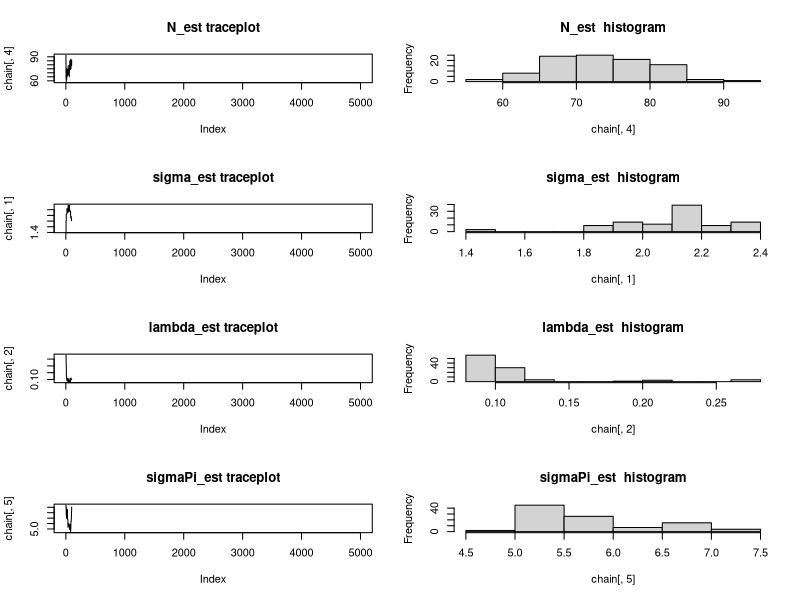
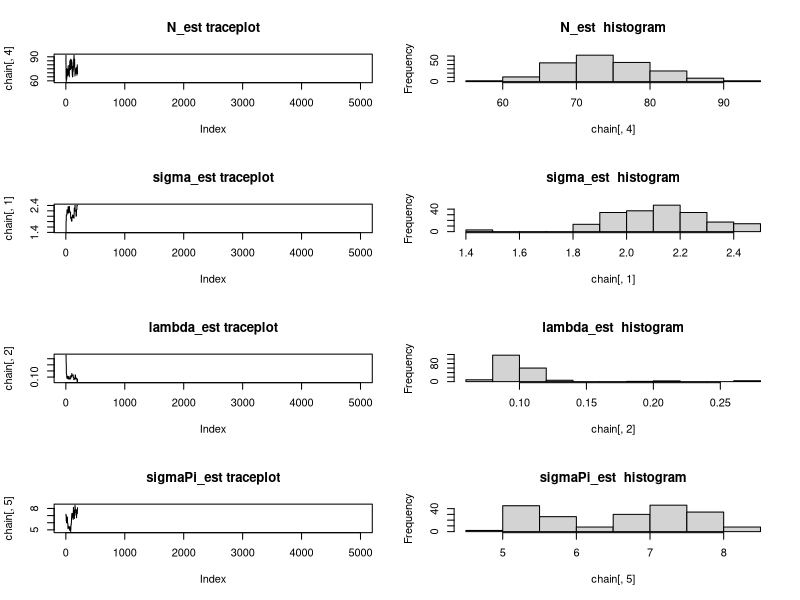
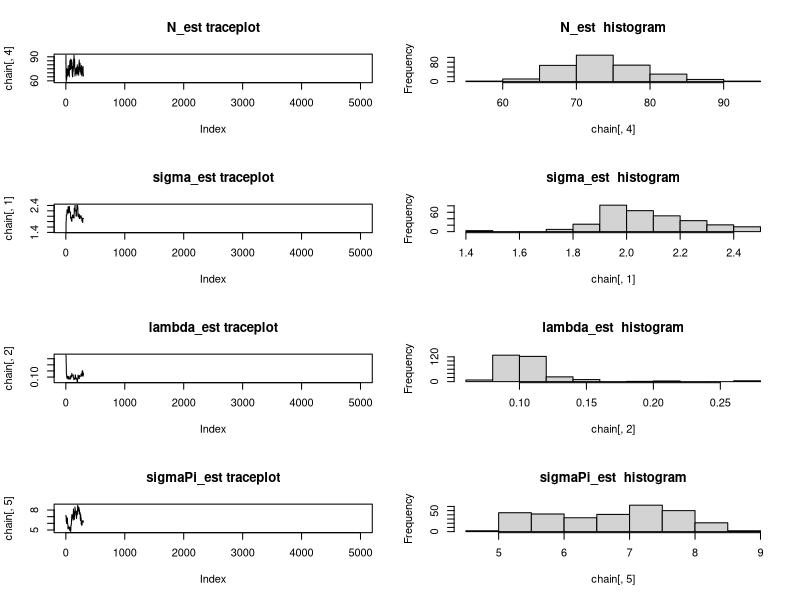
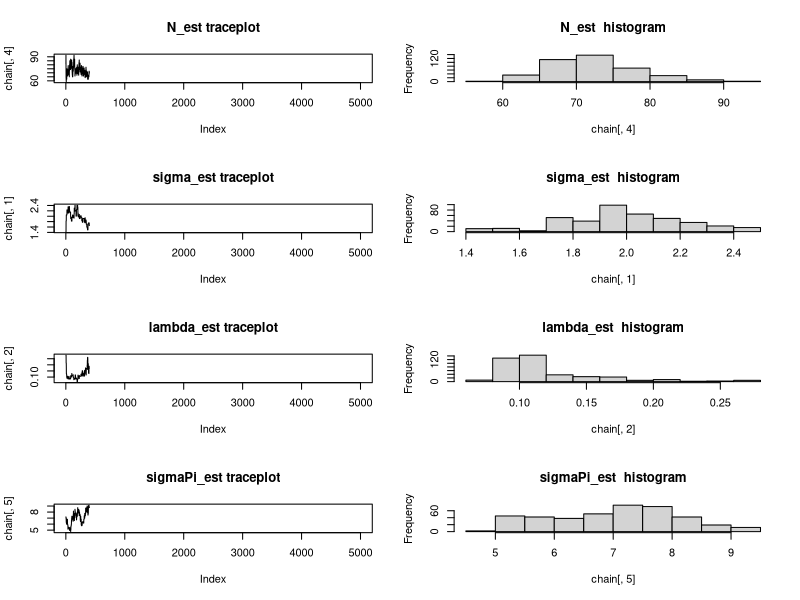
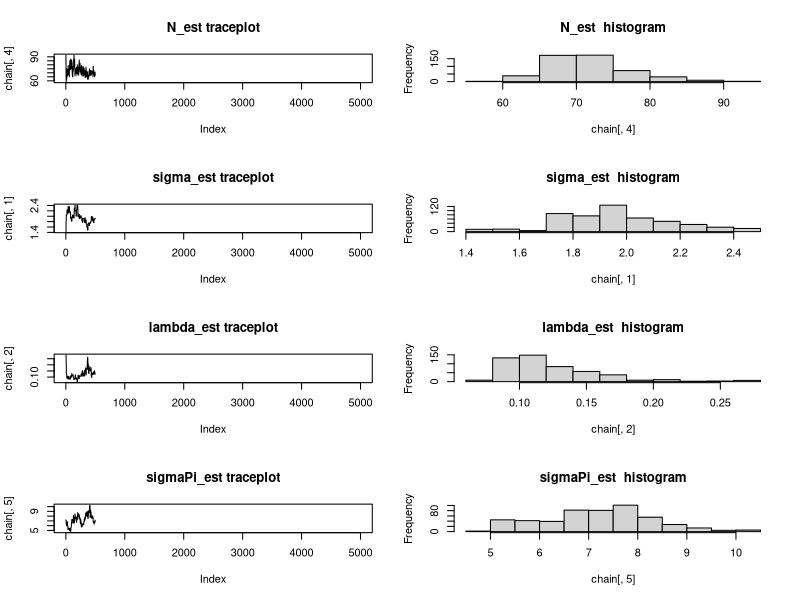
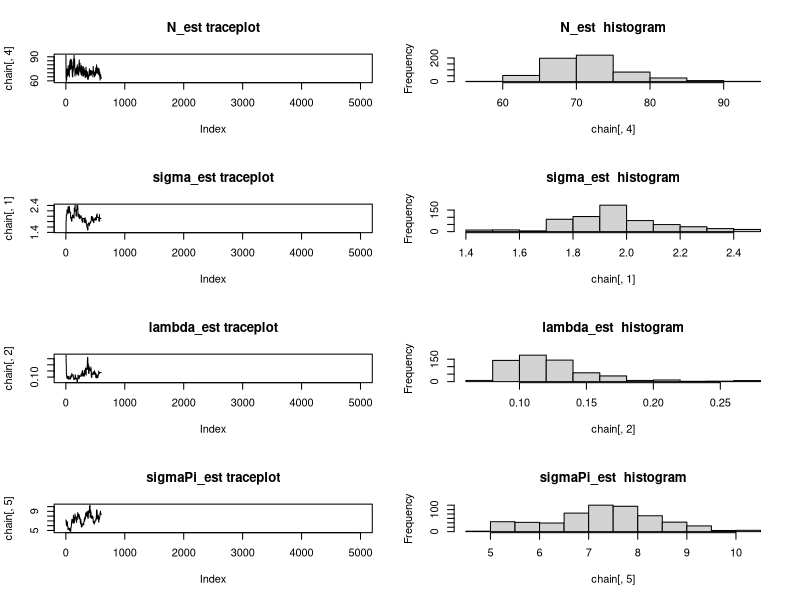
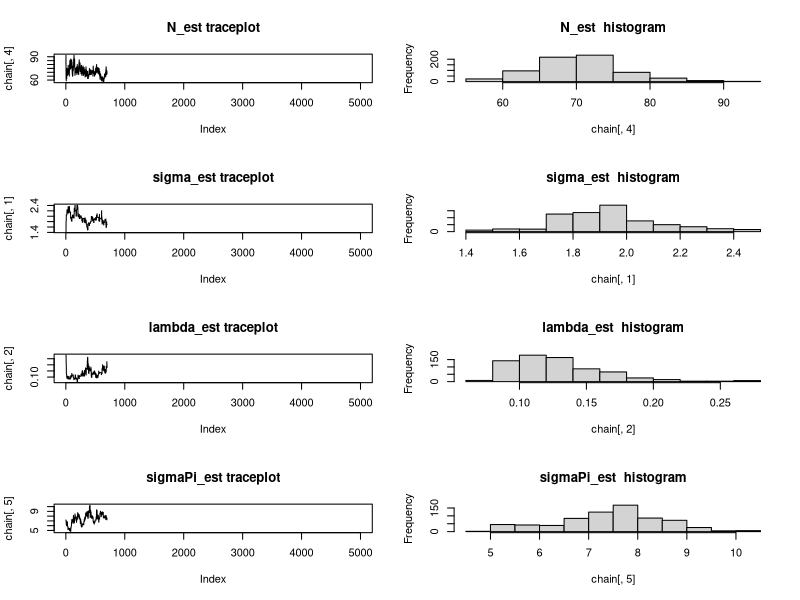
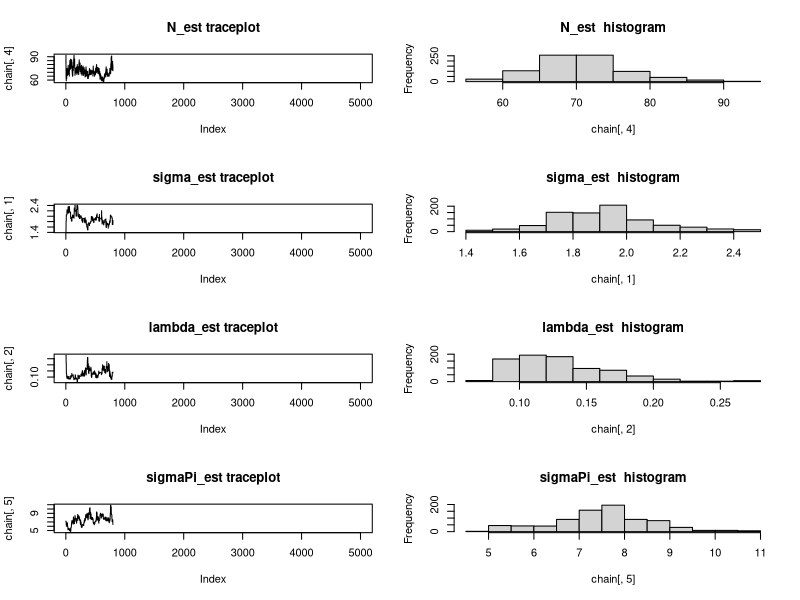

Source code (R) for these figures, in order: (Note: a time limit stopped this script after it produced the figures.)
#=====================
# User input
#=====================

#capture history
ch <- data.frame(
  ANIMAL_ID=c(1,2,3,4,5,6,7,7,8,9,10,11,12,13,14,5,15,7,16,2,17,18,5,16,14,19,20,21,22,2,14,4,3,23,21,11,24,25,26,27,28,29,16,18,30,24,1,26,31,32,33,34,3,2,10,2,35,33,36,37,28,35,23,31,3,4,34,14,38,6,39,11,40,41,42,43,44,45,46,17,25,14,14,47,48,23,49,50,35,51,52),
  LOC_ID=c(12,26,29,29,30,50,54,55,58,59,74,78,78,84,15,39,49,53,56,74,76,77,37,43,44,44,53,56,62,64,25,29,30,45,64,78,79,17,25,29,35,54,56,67,69,70,12,12,13,17,18,27,30,64,64,65,82,19,43,46,54,82,5,12,19,19,26,26,27,48,53,78,87,33,48,54,58,68,69,76,8,15,25,33,44,44,48,48,82,88,99),
  DAY=c(1,1,1,1,1,1,1,1,1,1,1,1,1,1,2,2,2,2,2,2,2,2,3,3,3,3,3,3,3,3,4,4,4,4,4,4,4,5,5,5,5,5,5,5,5,5,6,6,6,6,6,6,6,6,6,6,6,7,7,7,7,7,8,8,8,8,8,8,8,8,8,8,8,9,9,9,9,9,9,9,10,10,10,10,10,10,10,10,10,10,10)
)

#trap coordinates
traps <- data.frame(
  x=c(0,4.44,8.89,13.33,17.78,22.22,26.67,31.11,35.56,40,0,4.44,8.89,13.33,17.78,22.22,26.67,31.11,35.56,40,0,4.44,8.89,13.33,17.78,22.22,26.67,31.11,35.56,40,0,4.44,8.89,13.33,17.78,22.22,26.67,31.11,35.56,40,0,4.44,8.89,13.33,17.78,22.22,26.67,31.11,35.56,40,0,4.44,8.89,13.33,17.78,22.22,26.67,31.11,35.56,40,0,4.44,8.89,13.33,17.78,22.22,26.67,31.11,35.56,40,0,4.44,8.89,13.33,17.78,22.22,26.67,31.11,35.56,40,0,4.44,8.89,13.33,17.78,22.22,26.67,31.11,35.56,40,0,4.44,8.89,13.33,17.78,22.22,26.67,31.11,35.56,40),
  y=c(0,0,0,0,0,0,0,0,0,0,4.44,4.44,4.44,4.44,4.44,4.44,4.44,4.44,4.44,4.44,8.89,8.89,8.89,8.89,8.89,8.89,8.89,8.89,8.89,8.89,13.33,13.33,13.33,13.33,13.33,13.33,13.33,13.33,13.33,13.33,17.78,17.78,17.78,17.78,17.78,17.78,17.78,17.78,17.78,17.78,22.22,22.22,22.22,22.22,22.22,22.22,22.22,22.22,22.22,22.22,26.67,26.67,26.67,26.67,26.67,26.67,26.67,26.67,26.67,26.67,31.11,31.11,31.11,31.11,31.11,31.11,31.11,31.11,31.11,31.11,35.56,35.56,35.56,35.56,35.56,35.56,35.56,35.56,35.56,35.56,40,40,40,40,40,40,40,40,40,40) 
)

#number of trapping occasions (days)
nDays <- 10

#buffer zone around trapping area
#(in terms of percentage of trapping area)
bufferZonePercent <- 0.10

#------------------------
# MCMC parameters
#------------------------
chainLength <- 5000
burnin <- 3000

#data augmentation upperbound
M <- 120

#parameter scale values for MCMC
sigma_scale <- .5
lam_scale <- 0.05
sigma_pi_scale <- 1
psi_alpha_scale <- .1
h_scale <- 1

#parameter inits for MCMC
sigma <- runif(1,1,5)
lam <- runif(1,.05,.3)
psi <- runif(1,.2, 0.8)
sigma_pi <- runif(1,sigma,10)
psi_alpha <- runif(1,0.5,.9)


#==================
# define functions
#==================

#categorical sampler
rcat <- function(n,p){
  return(sample(1:length(p),size=n,replace=TRUE,prob=p))
}

#distance function
distance <- function(x1,y1,x2,y2){
  return(sqrt((x1-x2)^2+(y1-y2)^2))
}

#gets index for given tiger id, trap and day
getIndex <- function(id,trap,day){
  return((id-1)*nTraps*nDays+(trap-1)*nDays+day)
}

#========================
# prepare data for MCMC
#========================

#number of individuals captures
n <- length(unique(ch$ANIMAL_ID))

#number of traps
nTraps <- nrow(traps)

#add trap coordinates
ch$X_COORD <- traps$x[ch$LOC_ID]
ch$Y_COORD <- traps$y[ch$LOC_ID]

#change the captured animal's IDs to 1:n
ch$ANIMAL_ID <- match(ch$ANIMAL_ID,unique(ch$ANIMAL_ID))
observed_IDs <- 1:n
unobserved_IDs <- (n+1):M

#minimum rectangle area containing traps
areaWidth <- max(traps$x)-min(traps$x)
areaHeight <- max(traps$y)-min(traps$y)

#assign trap location ID's
traps$LOC_ID <- 1:nrow(traps)

#width and height of buffer zone around trapping area
bufferWidth <- areaWidth*bufferZonePercent
bufferHeight <- areaHeight*bufferZonePercent

#borders of the trapping area (including buffer zone)
leftBorder <- min(traps$x) - bufferWidth
rightBorder <- leftBorder + areaWidth + bufferWidth
bottomBorder <- min(traps$y) - bufferHeight
topBorder <- bottomBorder + areaHeight + bufferHeight

#format data for MCMC for all 'M' tigers
trapCaps <- data.frame(ANIMAL_ID=rep(1:M,each=nDays*nTraps),
                       LOC_ID=rep(rep(1:nTraps,each=nDays),times=M),
                       DAY=rep(1:nDays,times=nTraps*M),
                       cap=rep(0,nTraps*M*nDays))

#fill caps column
for(i in 1:nrow(ch)){
  id.i <- ch$ANIMAL_ID[i]
  trap.i <- ch$LOC_ID[i]
  day.i <- ch$DAY[i]
  trapCaps$cap[getIndex(id.i,trap.i,day.i)] <- 1
}

#observation vectors
y <- trapCaps$cap
y.n <- trapCaps$cap[which(trapCaps$ANIMAL_ID<=n)]




#=============
# MCMC
#=============

#lowerbound and upperbounds for sigma_pi
minCutoff <- 1e-300
sigma_pi_min <- sqrt(min(areaWidth,areaHeight)^2/(2*log(1/minCutoff)))
sigma_pi_max <- sqrt((areaWidth)^2+(areaHeight)^2)

#unknown individual's home range centers inits
unobs_hx_inits <- runif(M-n,leftBorder,rightBorder)
unobs_hy_inits <- runif(M-n,bottomBorder,topBorder)

#observed individual's home range centers inits
obs_hx_est <- rep(NA,n)
obs_hy_est <- rep(NA,n)
for(i in observed_IDs){
  tigerCaps.i <- ch[which(ch$ANIMAL_ID==i),]
  obs_hx_est[i] <- mean(traps$x[tigerCaps.i$LOC_ID])
  obs_hy_est[i] <- mean(traps$y[tigerCaps.i$LOC_ID])
}
obs_hx_inits <- obs_hx_est
obs_hy_inits <- obs_hy_est

#all M individual's home range centers inits and home range center distance init
hx <- c(obs_hx_inits,unobs_hx_inits)
hy <- c(obs_hy_inits,unobs_hy_inits)
H_dist2 <- as.matrix(dist(data.frame(hx,hy),upper=T,diag=T))^2

#w inits
w <- c(rep(1,n),rbinom(M-n, 1, psi*(1-(n/M))))


#pi matrix init
Pi_num <- exp(-H_dist2/(2*sigma_pi^2))
diag(Pi_num) <- 0
Pi_num_w <- t(t(Pi_num)*w)
Pi <- Pi_num_w/rowSums(Pi_num_w)

#attraction inits
Attraction <- matrix(NA,nrow=n,ncol=nDays)
for(i in 1:n){
  Attraction[i,] <- rcat(nDays,Pi[i,])
}

#alpha matrix init
Alpha <- matrix(rbinom(n*nDays,1,psi_alpha),nrow=n,ncol=nDays)

#initialize lla (log-like for attractions)
llaRowIndex <- rep(c(1:nrow(Attraction)),each=nDays)
lla <- 0
for(i in 1:n){
  for(t in 1:nDays){
    if(Alpha[i,t]==0){
      lla <- lla + log(Pi[i,Attraction[i,t]])
    }
  }
}

#occasion level activity center for observed tigers inits
S <- matrix(NA,nrow=n,ncol=nDays)
for(i in 1:n){
  S[i,] <- Alpha[i,]*i + (1-Alpha[i,])*Attraction[i,]
}

#squared distance between traps and home range centers
unobservedS <- matrix(rep((n+1):M,each=nDays),nrow=M-n,byrow=T)
dist2 <- (rep(hx[as.vector(t(rbind(S,unobservedS)))],
              each=nTraps)-traps$x[trapCaps$LOC_ID])^2+
         (rep(hy[as.vector(t(rbind(S,unobservedS)))],
              each=nTraps)-traps$y[trapCaps$LOC_ID])^2

#capture probabilty
mu <- 1-exp(-lam*exp(-dist2/(2*sigma^2)))
mu[mu < 1e-30] <- 1e-30

#indexes which w={1,0}
w1Index <- which(trapCaps$ANIMAL_ID%in%which(w==1))
w0Index <- which(trapCaps$ANIMAL_ID%in%which(w==0))

#log-like for observations
lly.vec <- dbinom(y, 1, mu*rep(w,each=nTraps*nDays), log = TRUE)
lly <- sum(lly.vec)

#indexes for individuals and days
#used to call subsets of lly and y
#quicker than calculating during the MCMC
index.i.mat <- matrix(NA,nrow=M,ncol=nDays*nTraps)
index.it.list <- replicate(M, matrix(NA,nrow=nDays,ncol=nTraps), simplify=F)
y.list <- replicate(M, matrix(NA,nrow=nDays,ncol=nTraps), simplify=F)
for(i in 1:M){
  index.i.mat[i,] <- which(trapCaps$ANIMAL_ID==i)
  for(t in 1:nDays){
    index.it.list[[i]][t,] <- getIndex(i,1:nTraps,t)
    y.list[[i]][t,] <- y[getIndex(i,1:nTraps,t)]
  }
}


#====================
# Run MCMC
#====================
chain <- matrix(nrow = chainLength, ncol = 6)
colnames(chain) <- c("sigma", "lam", "psi", "N",'sigma_pi','psi_alpha')
chain[1,] <- c(sigma,lam,psi,sum(w),sigma_pi,psi_alpha)
startTime <- proc.time()
for (iter in 2:chainLength) {
  if (iter%%100 == 0) {
    print(paste0('iteration=',iter,
                 ' elapsed_time=',(proc.time()-startTime)[3],
                 ' N=',sum(w),
                 ' sigma=',round(sigma,2),
                 ' lam=',round(lam,3),
                 ' sigma_pi=',round(sigma_pi,2),
                 ' psi_alpha=',round(psi_alpha,2)))
      par(mfrow=c(4,2))
      plot(chain[,4],type='l',main='N_est traceplot')
      hist(chain[,4],main='N_est  histogram')
      plot(chain[,1],type='l',main='sigma_est traceplot')
      hist(chain[,1],main='sigma_est  histogram')
      plot(chain[,2],type='l',main='lambda_est traceplot')
      hist(chain[,2],main='lambda_est  histogram')
      plot(chain[,5],type='l',main='sigmaPi_est traceplot')
      hist(chain[,5],main='sigmaPi_est  histogram')
      par(mfrow=c(1,1))
  }
  
  #-----------------
  # sigma
  #-----------------
  sigma_prop <- rnorm(1, sigma, sigma_scale)
  if (sigma_prop > 0) {

    #proposal mu
    mu.w1_prop <- 1-exp(-lam*exp(-dist2[w1Index]/(2*sigma_prop^2)))
    
    #log-like's for data (y)
    lly.vec_prop <- dbinom(y[w1Index],1,mu.w1_prop, log = TRUE)
    lly_prop <- sum(lly.vec_prop)
    
    #M-H step
    if (runif(1) < exp(lly_prop - lly)) {
      mu[w1Index] <- mu.w1_prop
      lly.vec[w1Index] <- lly.vec_prop
      lly <- lly_prop
      sigma <- sigma_prop
    }
  }

  #----------------------
  # lambda
  #----------------------
  lam_prop <- rnorm(1, lam, lam_scale)
  if (lam_prop > 0) {
    
    #proposal mu
    mu.w1_prop <- 1-exp(-lam_prop*exp(-dist2[w1Index]/(2*sigma^2)))
    
    #log-like's for the data (y)
    lly.vec_prop <- dbinom(y[w1Index],1,mu.w1_prop,log=T)
    lly_prop <- sum(lly.vec_prop)
    
    #M-H step
    if (runif(1) < exp(lly_prop - lly)) {
      mu[w1Index] <- mu.w1_prop
      lly.vec[w1Index] <- lly.vec_prop
      lly <- lly_prop
      lam <- lam_prop
    }
  }
  
  #-----------
  # sigma_pi
  #-----------
  sigma_pi_prop <- rnorm(1, sigma_pi, sigma_pi_scale)
  if (sigma_pi_prop>sigma_pi_min & sigma_pi_prop<sigma_pi_max) {
    
    #proposal pi matrix
    Pi_num_prop <- exp(-H_dist2/(2*sigma_pi_prop^2))
    diag(Pi_num_prop) <- 0
    Pi_num_w_prop <- t(t(Pi_num_prop)*w)
    Pi_prop <- Pi_num_w_prop/rowSums(Pi_num_w_prop)
    
    #log-like's for attractions
    lla_prop <- 0
    for(i in 1:n){
      for(t in 1:nDays){
        if(Alpha[i,t]==0){
          lla_prop <- lla_prop + log(Pi_prop[i,Attraction[i,t]])
        }
      }
    }

    #M-H step
    if (runif(1) < exp(lla_prop-lla)) {
      sigma_pi <- sigma_pi_prop
      Pi_num <- Pi_num_prop
      Pi_num_w <- Pi_num_w_prop 
      Pi <- Pi_prop
      lla <- lla_prop
    }
  }
  
  #---------------------------
  # unobserved w's
  #---------------------------
  for (i in (n+1):M) {
    w_prop.i <- ifelse(w[i] == 0, 1, 0)
    
    #log-like's for w_i's prior
    llPrior <- dbinom(w[i], 1, psi, log = TRUE)
    llPrior_prop <- dbinom(w_prop.i, 1, psi, log = TRUE)
    
    #proposed pi matrix
    w_prop <- w #vector of w's including proposed w_i 
    w_prop[i] <- w_prop.i
    Pi_num_w_prop <- Pi_num_w
    Pi_num_w_prop[,i] <- Pi_num[,i]*w_prop.i
    Pi_prop <- Pi_num_w_prop/rowSums(Pi_num_w_prop)
    
    #log-like's for attractions
    lla_prop <- 0
    for(j in 1:n){
      for(t in 1:nDays){
        if(Alpha[j,t]==0){
          lla_prop <- lla_prop + log(Pi_prop[j,Attraction[j,t]])
        }
      }
    }
    
    #indexes for i^th individual
    index.i <- index.i.mat[i,]
    
    #log-like's for data (y)
    if(w_prop.i==1){
      mu.i_prop <- 1-exp(-lam*exp(-dist2[index.i]/(2*sigma^2)))
    }else{
      #if w=0 don't calculate mu
      mu.i_prop <- 0
    }
    #observation log-like for i^th individual
    lly.i.vec_prop <- log(1-mu.i_prop)
    lly.i_prop <- sum(lly.i.vec_prop)
    lly.i <- sum(lly.vec[index.i])

    #M-H step
    if (runif(1) < exp((lly.i_prop + llPrior_prop + lla_prop) - 
                       (lly.i + llPrior + lla))) {
      w[i] <- w_prop.i
      Pi_num_w <- Pi_num_w_prop 
      Pi <- Pi_prop
      lla <- lla_prop
      mu[index.i] <- mu.i_prop
      lly.vec[index.i] <- lly.i.vec_prop
    }
  }
  lly <- sum(lly.vec)
  w1Index <- which(trapCaps$ANIMAL_ID%in%which(w==1))
  w0Index <- which(trapCaps$ANIMAL_ID%in%which(w==0))
  
  #------------
  # psi
  #------------
  psi <- rbeta(1, 1 + sum(w), 1 + M - sum(w))
  
  #------------------------------
  # observed home range centers
  #------------------------------
  for (i in 1:n) {
    hx_prop.i <- rnorm(1, hx[i], h_scale)
    hy_prop.i <- rnorm(1, hy[i], h_scale)
    if(hx_prop.i>leftBorder & hx_prop.i<rightBorder & 
       hy_prop.i>bottomBorder & hy_prop.i<topBorder) {
      
      #distances to traps from proposal home range centers
      dist2_prop.i1 <- (hx_prop.i-traps$x)^2+
                       (hy_prop.i-traps$y)^2
      mu_prop.i1 <- 1-exp(-lam*exp(-dist2_prop.i1/(2*sigma^2)))

      #vector of home range centers including the proposals 
      #sx_prop.i and sy_prop.i
      hx_prop<-hx[1:M]; hx_prop[i]<-hx_prop.i
      hy_prop<-hy[1:M]; hy_prop[i]<-hy_prop.i
      
      #calculate proposal pi matrix
      H_dist2_prop.i <- (hx_prop.i-hx_prop)^2+(hy_prop.i-hy_prop)^2
      Pi_num_w_prop <- Pi_num_w
      Pi_num_w_prop[,i] <- exp(-H_dist2_prop.i/(2*sigma_pi^2))
      Pi_num_w_prop[i,] <- Pi_num_w_prop[,i]*w
      Pi_num_w_prop[i,i] <- 0
      Pi_prop <- Pi_num_w_prop/rowSums(Pi_num_w_prop)
      
      #log-like's for attractions
      lla_prop <- 0
      attracted.indexes <- c()
      lly.i.vec_prop <- c()
      dist2_prop.i <- c()
      for(j in 1:n){
        for(t in 1:nDays){
          if(Alpha[j,t]==0){
            lla_prop <- lla_prop + log(Pi_prop[j,Attraction[j,t]])
          }

          #keep track of indexes associated with individuals attracted
          #to the i^th individual
          if(S[j,t]==i){
            attracted.indexes <- c(attracted.indexes,index.it.list[[j]][t,])
            dist2_prop.i <- c(dist2_prop.i,dist2_prop.i1)
          }
        }
      }
      
      #calculate observation log-like for individuals attracted
      #to the i^th individual
      if(length(attracted.indexes)>0){
        mu_prop.i <- 1-exp(-lam*exp(-dist2_prop.i/(2*sigma^2)))
        lly.i.vec_prop <- dbinom(y[attracted.indexes],1,mu_prop.i,log=TRUE)
        lly.i_prop <- sum(lly.i.vec_prop)
        lly.i <- sum(lly.vec[attracted.indexes])
      }else{
        
        #if there are no attractions to the i^th individual
        #this will remove observation log-like from M-H ratio
        lly.i_prop <- 0
        lly.i <- 0
      }
      
      #M-H step
      if (runif(1) < exp(lla_prop+lly.i_prop-
                         (lla+lly.i))) {
        hx[i] <- hx_prop.i
        hy[i] <- hy_prop.i
        
        #if there were attractions to tiger i
        #update mu, dist2 and lly, otherwise 
        #they shouldn't be updated now, they will
        #be updated when the home range centers they're 
        #attracted to are updated
        if(length(attracted.indexes)>0){
          mu[attracted.indexes] <- mu_prop.i
          dist2[attracted.indexes] <- dist2_prop.i
          lly.vec[attracted.indexes] <- lly.i.vec_prop
        }
        
        H_dist2[i,] <- H_dist2_prop.i
        H_dist2[,i] <- H_dist2_prop.i
        Pi_num[i,] <- Pi_num_w_prop[,i]
        Pi_num[,i] <- Pi_num_w_prop[,i]
        Pi_num_w <- Pi_num_w_prop
        Pi <- Pi_prop
        lla <- lla_prop
      }
    }
  }
  lly <- sum(lly.vec)
  
  
  #----------------------------------
  # Alpha matrix: attraction boolean
  #----------------------------------
  for(i in 1:n){
    for(t in 1:nDays){
      
      #prop for alpha for individual during a single day
      alpha_prop.it <- ifelse(Alpha[i,t]==1,0,1)
      
      #log-like's for alpha.it's prior
      llAlpha_prior <- dbinom(Alpha[i,t],1,psi_alpha,
                              log=TRUE)
      llAlpha_prior_prop <- dbinom(alpha_prop.it,1,psi_alpha,
                                   log=TRUE)
      
      #propose attraction if i^th individual
      #is away from home range center on t^th day
      #otherwise set activity center to home range center
      if(alpha_prop.it==0){
        attraction_prop.it <- rcat(1,Pi[i,])
        S_prop.it <- attraction_prop.it
      }else{
        S_prop.it <- i
      }
        
      #squared distances for tiger i on day t
      #for newly proposed home range center
      dist2_prop.it <- (hx[S_prop.it]-traps$x)^2 + 
                       (hy[S_prop.it]-traps$y)^2
      
      #proposed mu for tiger i on day t
      mu.it_prop <- 1 - exp(-lam*exp(-dist2_prop.it/(2*sigma^2)))
      
      #likelihood for observation y for tiger i on day t
      index.it <- index.it.list[[i]][t,]
      lly.it.vec_prop <- dbinom(y.list[[i]][t,],1,mu.it_prop,log=TRUE)
      lly.it_prop <- sum(lly.it.vec_prop)
      lly.it <- sum(lly.vec[index.it])

      #M-H step
      if (runif(1) < exp((lly.it_prop + llAlpha_prior_prop)- 
                         (lly.it + llAlpha_prior))) {
        Alpha[i,t] <- alpha_prop.it
        S[i,t] <- S_prop.it
        dist2[index.it] <- dist2_prop.it
        mu[index.it] <- mu.it_prop
        lly.vec[index.it] <- lly.it.vec_prop
        
        #update the attraction if alpha.it==0,
        #otherwise u.it=i and this attraction
        #won't be referenced
        if(Alpha[i,t]==0){
          Attraction[i,t] <- attraction_prop.it
        }
      }
    }
  }
  #update lly and lla now that all attractions have
  #been proposed
  lly <- sum(lly.vec)
  lla <- 0
  for(i in 1:n){
    for(t in 1:nDays){
      if(Alpha[i,t]==0){
        lla <- lla + log(Pi[i,Attraction[i,t]])
      }
    }
  }
  
  #------------
  # psi_alpha
  #------------
  sumAlpha <- sum(Alpha)
  psi_alpha <- rbeta(1, 1 + sumAlpha, 1 + n*nDays - sumAlpha)
  
  #update chain
  chain[iter, ] <- c(sigma, lam, psi, sum(w),sigma_pi,psi_alpha)
}


#==========
# results
#==========
quant <- apply(chain,2,quantile,probs=c(0.025,0.5,0.975))
estimates <- cbind(as.matrix(apply(X=chain[burnin:chainLength,],FUN=mean,MARGIN=2)),as.matrix(apply(X=chain[burnin:chainLength,],FUN=sd,MARGIN=2)),round(t(quant),3))
colnames(estimates) <- c('mean','sd',"2.5%","median","97.5%")
estimates
